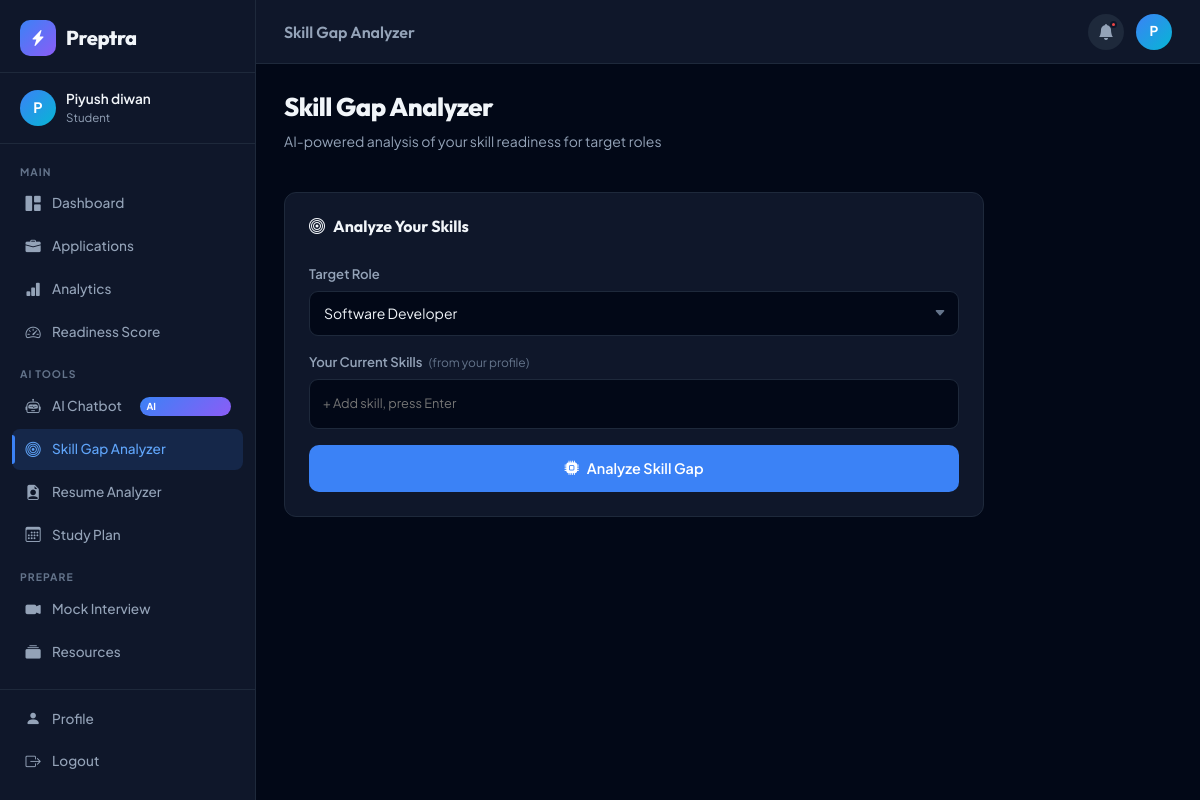
The app's page /skill-gap (signed in) with its own data.
### models.py (models this page shows, shortened)
class User(UserMixin, db.Model):
    __tablename__ = 'users'
    id = db.Column(db.Integer, primary_key=True)
    name = db.Column(db.String(100), nullable=False)
    email = db.Column(db.String(120), unique=True, nullable=False)
    password_hash = db.Column(db.String(256))
    google_id = db.Column(db.String(100), unique=True)
    avatar_url = db.Column(db.String(500))
    college = db.Column(db.String(200))
    course = db.Column(db.String(100))
    graduation_year = db.Column(db.Integer)
    target_roles = db.Column(db.Text, default='[]')  # JSON list
    skills = db.Column(db.Text, default='[]')        # JSON list
    certifications = db.Column(db.Text, default='[]')
    resume_text = db.Column(db.Text)
    is_admin = db.Column(db.Boolean, default=False)
    created_at = db.Column(db.DateTime, default=datetime.utcnow)
    last_login = db.Column(db.DateTime)
    applications = db.relationship('Application', backref='user', lazy='dynamic', cascade='all, delete-orphan')
    readiness_scores = db.relationship('ReadinessScore', backref='user', lazy='dynamic', cascade='all, delete-orphan')
    mock_interviews = db.relationship('MockInterview', backref='user', lazy='dynamic', cascade='all, delete-orphan')
    chat_messages = db.relationship('ChatMessage', backref='user', lazy='dynamic', cascade='all, delete-orphan')
    study_plans = db.relationship('StudyPlan', backref='user', lazy='dynamic', cascade='all, delete-orphan')
    def get_target_roles(self):
        try: return json.loads(self.target_roles or '[]')
        except: return []
    def get_skills(self):
        try: return json.loads(self.skills or '[]')
        except: return []

### routes/ai_features.py (the view)
@ai_bp.route('/skill-gap')
@login_required
def skill_gap():
    return render_template('skill_gap.html', skill_map=SKILL_MAP)

### templates/skill_gap.html (shortened to what this page needs)
{% extends "base.html" %}
{% block page_title %}<span>Skill Gap Analyzer</span>{% endblock %}
{% block content %}
<div class="page-header">
  <div><h1 class="page-h1">Skill Gap Analyzer</h1><p class="page-sub">AI-powered analysis of your skill readiness for target roles</p></div>
</div>
<div class="skill-gap-layout">
  <div class="dash-card skill-input-card">
    <div class="card-head"><h3><i class="bi bi-bullseye"></i> Analyze Your Skills</h3></div>
    <div class="form-group">
      <label>Target Role</label>
      <select id="targetRole" class="form-input form-select-input">
        {% for role in skill_map.keys() %}
        <option>{{ role }}</option>
        {% endfor %}
      </select>
    </div>
    <div class="form-group">
      <label>Your Current Skills <span class="form-hint">(from your profile)</span></label>
      <div class="skills-input-wrap" id="skillsWrap">
        <input type="text" id="skillInput" class="skill-add-input" placeholder="+ Add skill, press Enter" onkeydown="addSkill(event)">
      </div>
    </div>
    <button class="btn-primary-full" onclick="analyzeSkills()"><i class="bi bi-cpu-fill"></i> Analyze Skill Gap</button>
  </div>
</div>
{% endblock %}

### templates/base.html (shortened to what this page needs)
<!DOCTYPE html>
<html lang="en">
<head>
<link href="https://cdn.jsdelivr.net/npm/bootstrap@5.3.2/dist/css/bootstrap.min.css" rel="stylesheet">
<link href="https://cdn.jsdelivr.net/npm/bootstrap-icons@1.11.3/font/bootstrap-icons.css" rel="stylesheet">
<link href="{{ url_for('static', filename='css/style.css') }}" rel="stylesheet">
</head>
<body>
{% if current_user.is_authenticated %}
<div class="sidebar" id="sidebar">
  <div class="sidebar-brand">
    <div class="brand-icon"><i class="bi bi-lightning-charge-fill"></i></div>
    <span class="brand-name">Preptra</span>
  </div>
  <div class="sidebar-user">
    <div class="user-avatar">{{ current_user.name[0].upper() }}</div>
    <div class="user-info">
      <div class="user-name">{{ current_user.name }}</div>
      <div class="user-role">{{ current_user.get_target_roles()[0] if current_user.get_target_roles() else 'Student' }}</div>
    </div>
  </div>
  <nav class="sidebar-nav">
    <div class="nav-section-label">MAIN</div>
    <a href="{{ url_for('main.dashboard') }}" class="nav-item {% if request.endpoint == 'main.dashboard' %}active{% endif %}">
      <i class="bi bi-grid-1x2-fill"></i><span>Dashboard</span>
    </a>
    <a href="{{ url_for('tracker.tracker') }}" class="nav-item {% if request.endpoint == 'tracker.tracker' %}active{% endif %}">
      <i class="bi bi-briefcase-fill"></i><span>Applications</span>
    </a>
    <a href="{{ url_for('main.analytics') }}" class="nav-item {% if request.endpoint == 'main.analytics' %}active{% endif %}">
      <i class="bi bi-bar-chart-fill"></i><span>Analytics</span>
    </a>
    <a href="{{ url_for('main.readiness') }}" class="nav-item {% if request.endpoint == 'main.readiness' %}active{% endif %}">
      <i class="bi bi-speedometer2"></i><span>Readiness Score</span>
    </a>
    <div class="nav-section-label">AI TOOLS</div>
    <a href="{{ url_for('ai.chatbot') }}" class="nav-item {% if request.endpoint == 'ai.chatbot' %}active{% endif %}">
      <i class="bi bi-robot"></i><span>AI Chatbot</span>
      <span class="nav-badge">AI</span>
    </a>
    <a href="{{ url_for('ai.skill_gap') }}" class="nav-item {% if request.endpoint == 'ai.skill_gap' %}active{% endif %}">
      <i class="bi bi-bullseye"></i><span>Skill Gap Analyzer</span>
    </a>
    <a href="{{ url_for('ai.resume_analyzer') }}" class="nav-item {% if request.endpoint == 'ai.resume_analyzer' %}active{% endif %}">
      <i class="bi bi-file-earmark-person-fill"></i><span>Resume Analyzer</span>
    </a>
    <a href="{{ url_for('ai.study_plan') }}" class="nav-item {% if request.endpoint == 'ai.study_plan' %}active{% endif %}">
      <i class="bi bi-calendar3"></i><span>Study Plan</span>
    </a>
    <div class="nav-section-label">PREPARE</div>
    <a href="{{ url_for('main.mock_interview') }}" class="nav-item {% if request.endpoint == 'main.mock_interview' %}active{% endif %}">
      <i class="bi bi-camera-video-fill"></i><span>Mock Interview</span>
    </a>
    <a href="{{ url_for('main.resources') }}" class="nav-item {% if request.endpoint == 'main.resources' %}active{% endif %}">
      <i class="bi bi-collection-fill"></i><span>Resources</span>
    </a>
  </nav>
  <div class="sidebar-footer">
    <a href="{{ url_for('main.profile') }}" class="nav-item {% if request.endpoint == 'main.profile' %}active{% endif %}">
      <i class="bi bi-person-fill"></i><span>Profile</span>
    </a>
    <a href="{{ url_for('auth.logout') }}" class="nav-item logout">
      <i class="bi bi-box-arrow-right"></i><span>Logout</span>
    </a>
  </div>
</div>
<div class="main-content" id="mainContent">
  <header class="top-bar">
    <div class="top-bar-title">{% block page_title %}{% endblock %}</div>
    <div class="top-bar-right">
      <div class="notification-btn"><i class="bi bi-bell-fill"></i><span class="notif-dot"></span></div>
      <a href="{{ url_for('main.profile') }}" class="top-avatar">{{ current_user.name[0].upper() }}</a>
    </div>
  </header>
  <div class="page-content">
    {% block content %}{% endblock %}
  </div>
</div>
{% else %}
{% block auth_content %}{% endblock %}
{% endif %}
</body>
</html>

### records on screen
User: name "P", name "Piyush diwan", target_roles "Student"

### other values on screen
form field value "Software Developer"
